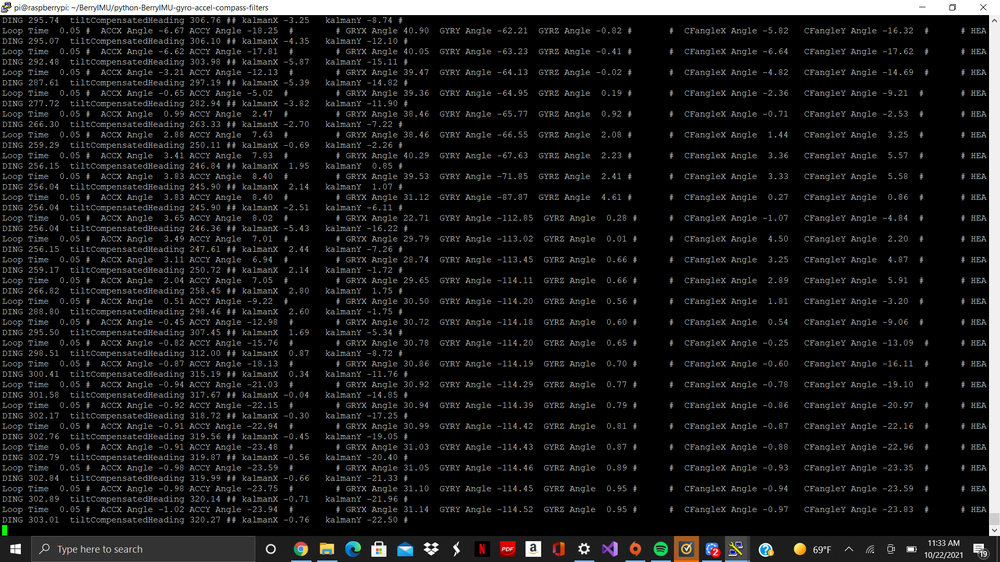
#> input picture IMU_data.png, 1000 x 562 px, shrunk from 1920 x 1080 before the run, given in place of the camera
$ python colortrack.py
#> lines starting #> are read from the running program, lines starting #| are printed output that depends on the picture; after the words box and inside, x2 and y2 are one past the last pixel; in counts of white or black regions, pixels touching at a corner belong together
# Adapted from: https://cvexplained.wordpress.com/2020/04/28/color-detection-hsv/
# and adapted from: https://automaticaddison.com/how-to-detect-and-draw-contours-in-images-using-opencv/

import cv2
import numpy as np

cap = cv2.VideoCapture(0)

while(1):
	_, frame = cap.read()
#> frame is the input picture: shape (562, 1000, 3); mean B, G, R 23.8, 24, 23.9

	hsv = cv2.cvtColor(frame, cv2.COLOR_BGR2HSV)
#> hsv: shape (562, 1000, 3); mean H, S, V 19.2, 40.2, 26.5

	lower1_red = np.array([0, 150, 20])
	upper1_red = np.array([9, 255, 255])

	lower2_red = np.array([160,150,20])
	upper2_red = np.array([179,255,255])

	lower_mask = cv2.inRange(hsv, lower1_red, upper1_red)
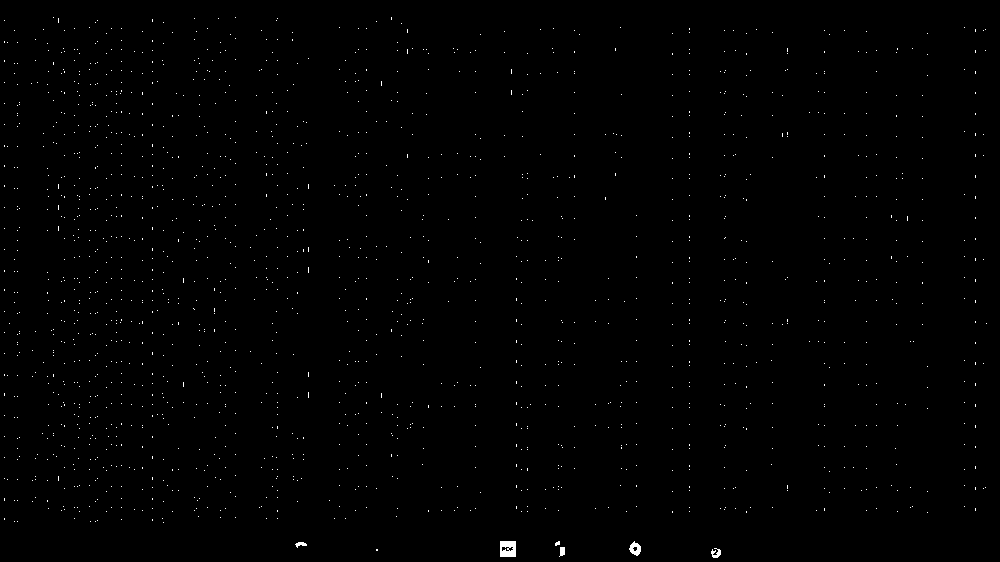
#> lower_mask: shape (562, 1000); 0.45% white in thin lines or dots
	upper_mask = cv2.inRange(hsv, lower2_red, upper2_red)
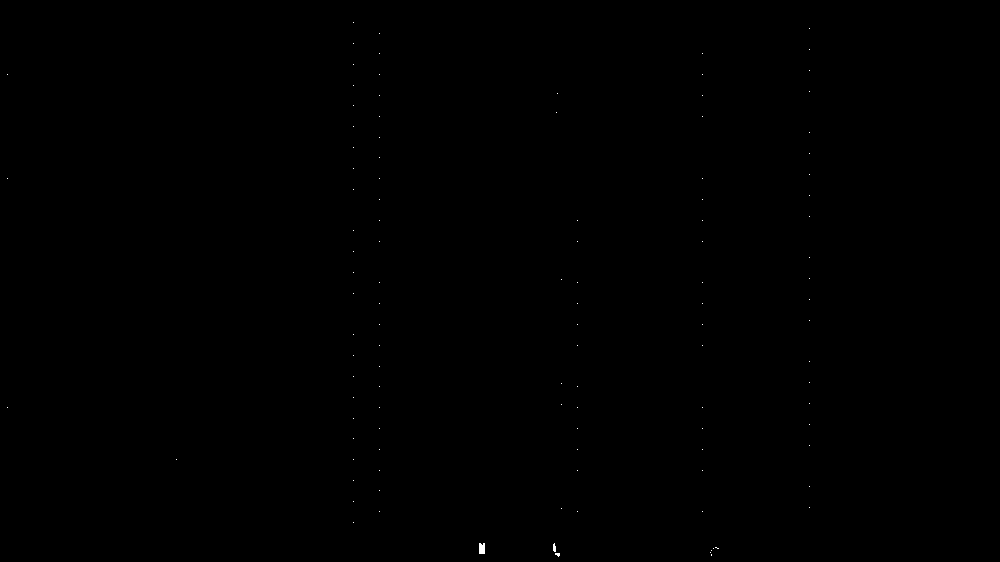
#> upper_mask: shape (562, 1000); 0.04% white; 113 white regions (111 under 20 px), largest, box (x1, y1, x2, y2) and area: (479, 543, 485, 554) 63, (553, 543, 556, 552) 22

	result = cv2.bitwise_and(frame, frame, mask = lower_mask + upper_mask)
	new_image = result.copy()
	cv2.imshow('frame', frame)
	gray = cv2.cvtColor(result, cv2.COLOR_BGR2GRAY)
	ret, binary = cv2.threshold(gray, 100, 255, cv2.THRESH_OTSU)
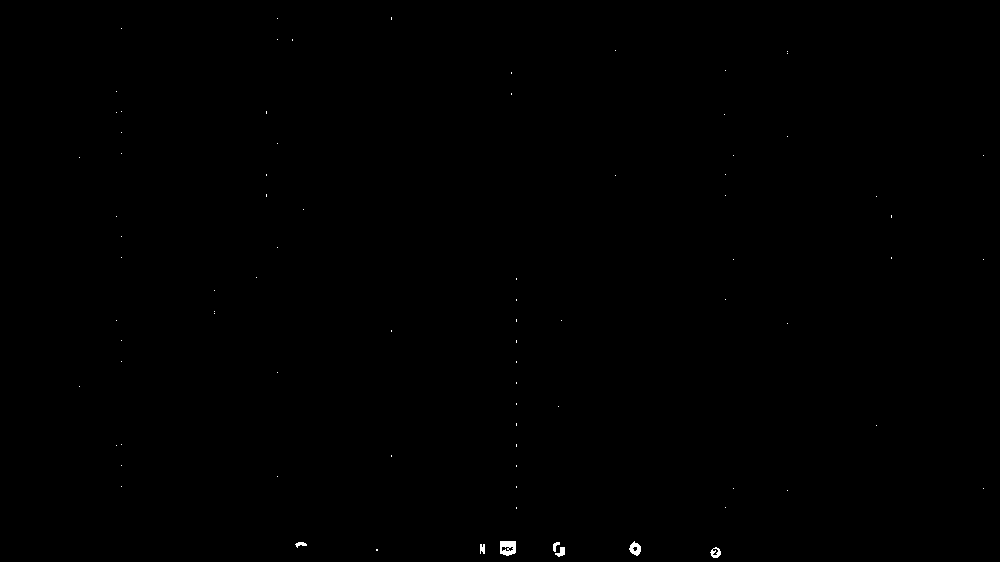
#> binary: shape (562, 1000); 0.12% white; 83 white regions (76 under 20 px)
#> ret = 38

	contours, hierarchy = cv2.findContours(binary, cv2.RETR_TREE, cv2.CHAIN_APPROX_SIMPLE)
#> contours = 87 contours, 78 with area under 20; largest, box (x1, y1, x2, y2) and area: (500, 541, 516, 556) 192, (629, 541, 641, 556) 102, (710, 547, 721, 558) 72, (555, 547, 565, 557) 42, (501, 546, 510, 552) 30
	with_contours = cv2.drawContours(result, contours, -1,(255,0,255),3)

	for c in contours:
	  x, y, w, h = cv2.boundingRect(c)

	  if (cv2.contourArea(c)) > 10:
	   cv2.rectangle(with_contours,(x,y), (x+w,y+h), (255,0,0), 5)
#> this loop made 87 passes
#> (x, y, w, h) on passes 2 to 13: (710, 547, 11, 11), (712, 548, 7, 8), (555, 547, 10, 10), (480, 544, 5, 10), (553, 542, 7, 10), (295, 542, 12, 6), (629, 541, 12, 15), (632, 546, 6, 6), (500, 541, 16, 15), (508, 546, 6, 6), (501, 546, 9, 6), (725, 507, 1, 1)
#> (c, x, y, w, h) on passes 1, 14, 18, 21, 23, 25: ([[376, 549], [376, 550], [377, 550], [377, 549]], 376, 549, 2, 2), ([[516, 507], [516, 508]], 516, 507, 1, 2), ([[516, 486], [516, 487]], 516, 486, 1, 2), ([[516, 465], [516, 466]], 516, 465, 1, 2), ([[391, 455], [391, 456]], 391, 455, 1, 2), ([[516, 444], [516, 446]], 516, 444, 1, 3)
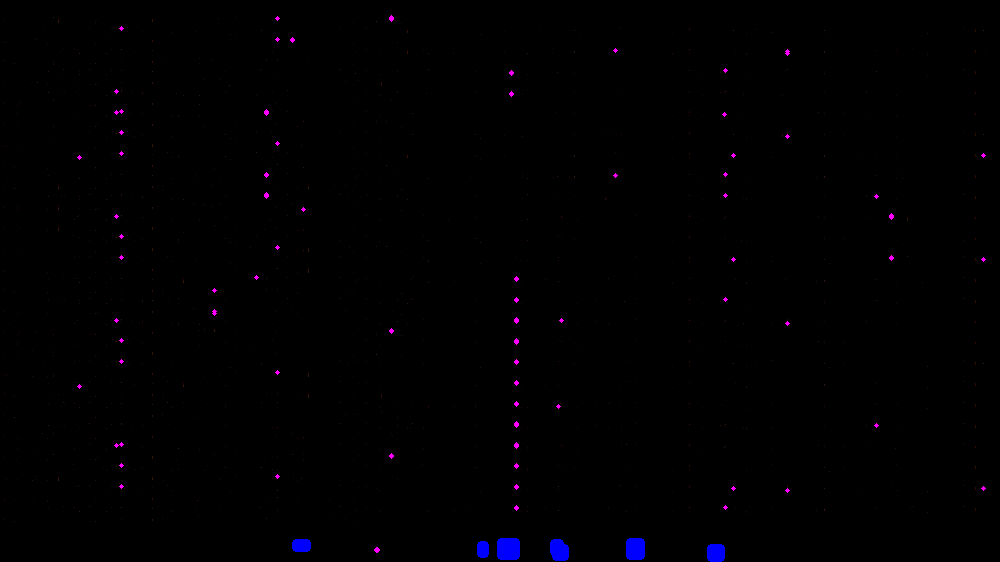
#> with_contours: shape (562, 1000, 3); mean B, G, R 1.4, 0, 0.6

	cv2.imshow('Bounding box', with_contours)
	cv2.waitKey(0)
cap.release()
cv2.destroyAllWindows()
